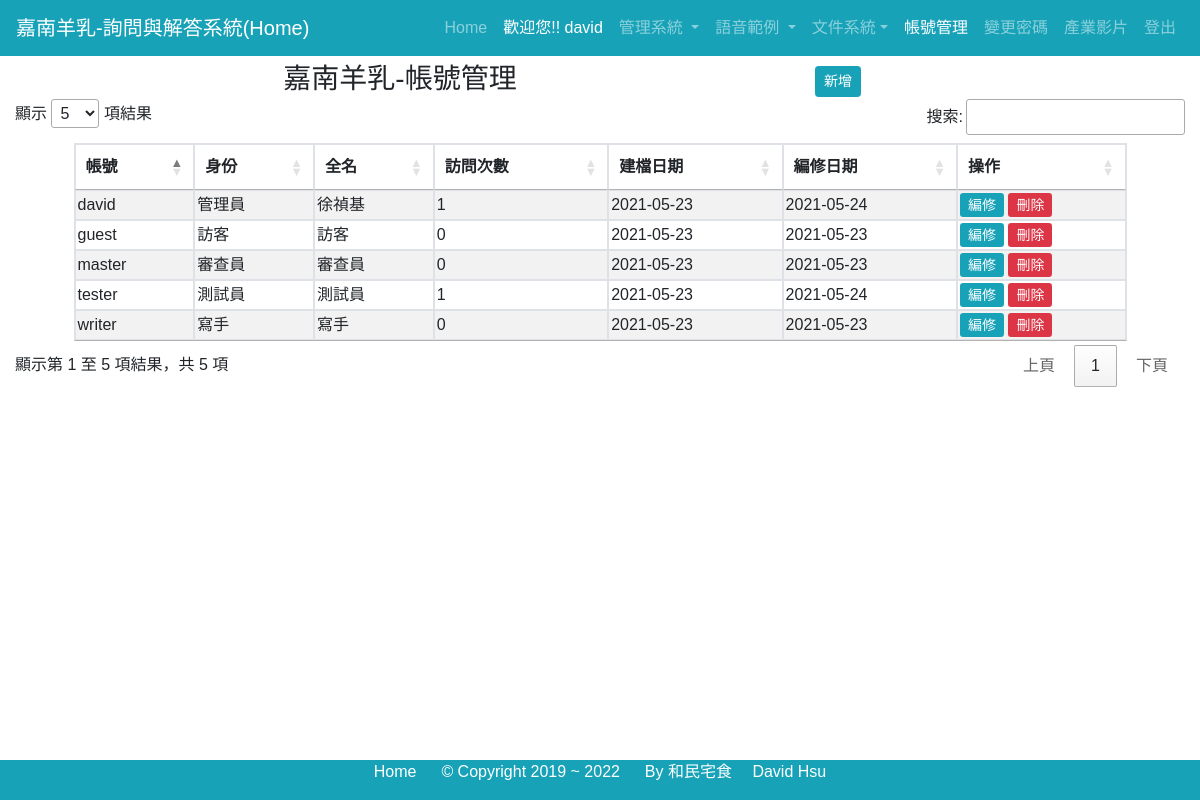
Screenshot of /qnauser_list.php (signed in) with the database file from the repository.
### tables this page shows
CREATE TABLE `qna_user0` (
  `username` varchar(30) NOT NULL,
  `userpass` varchar(100) NOT NULL,
  `fullname` varchar(50) NOT NULL,
  `visited` int(11) DEFAULT 0 COMMENT '參訪次數',
  `user_role` enum('訪客','寫手','測試員','審查員','管理員') DEFAULT '訪客',
  `created` datetime NOT NULL DEFAULT current_timestamp(),
  `updated` datetime NOT NULL DEFAULT current_timestamp() ON UPDATE current_timestamp(),
  PRIMARY KEY (`username`)
);

### qnauser_list.php (the view, shortened to what this page needs)
<?php
$title = "嘉南羊乳-帳號管理";
?>
<div class="container-fluid">
    <div class="row" id="tprow">
        <div class="col-8">
            <h3 align='center'><?php echo $title ?></h3>
        </div>
        <div class="col-4">
            <a href="#addModal" data-toggle="modal" class="btn btn-info btn-sm mt-1">新增</a>
        </div>
    </div>
    <table id="myDataTalbe" class="table table-bordered table-striped table-hove" style="width:90%">
        <thead>
            <tr>
                <th>帳號</th>
                <th>身份</th>
                <th>全名</th>
                <th>訪問次數</th>
                <th>建檔日期</th>
                <th>編修日期</th>
                <th>操作</th>
            </tr>
        </thead>
        <tbody>
            <?php
            require('include/config.php');
            $sql = "select *  from qna_user0 order by user_role desc";
            $sth = $conn->prepare($sql);
            $sth->execute();
            while ($row = $sth->fetch()) {
            ?>
                <tr>
                    <td><?php echo $row["username"]; ?> </td>
                    <td><?php echo $row["user_role"]; ?> </td>
                    <td><?php echo $row["fullname"]; ?></td>
                    <td><?php echo $row["visited"]; ?></td>
                    <td><?php echo substr($row["created"], 0, 10); ?></td>
                    <td><?php echo substr($row["updated"], 0, 10); ?></td>
                    <td>
                        <a href="#updModal<?php echo $row['username']; ?>" data-toggle="modal" class="btn-sm btn-info mt-1">編修</a>
                        <a onclick="return confirm('確定要作廢嗎?')" href="cat/user_del.php?username=<?php echo $row['username']; ?>" class='btn-sm btn-danger mt-1'>刪除</a>
                    </td>
                </tr>
            <?php  } ?>
        </tbody>
    </table>
</body>
</html>

### qnauser_list.php (style rules this page uses)
table { margin: auto; }
table.dataTable thead th, tbody th, table.dataTable tbody td { padding: 2px 2px; }

### rows the page displays
qna_user0: username "david", user_role "管理員", fullname "徐禎基", visited "1", created "2021-05-23", updated "2021-05-24"
qna_user0: username "master", user_role "審查員", fullname "審查員", visited "0", created "2021-05-23", updated "2021-05-23"
qna_user0: username "tester", user_role "測試員", fullname "測試員", visited "1", created "2021-05-23", updated "2021-05-24"
qna_user0: username "writer", user_role "寫手", fullname "寫手", visited "0", created "2021-05-23", updated "2021-05-23"
qna_user0: username "guest", user_role "訪客", fullname "訪客", visited "0", created "2021-05-23", updated "2021-05-23"

### other values shown
$title "嘉南羊乳-帳號管理"
